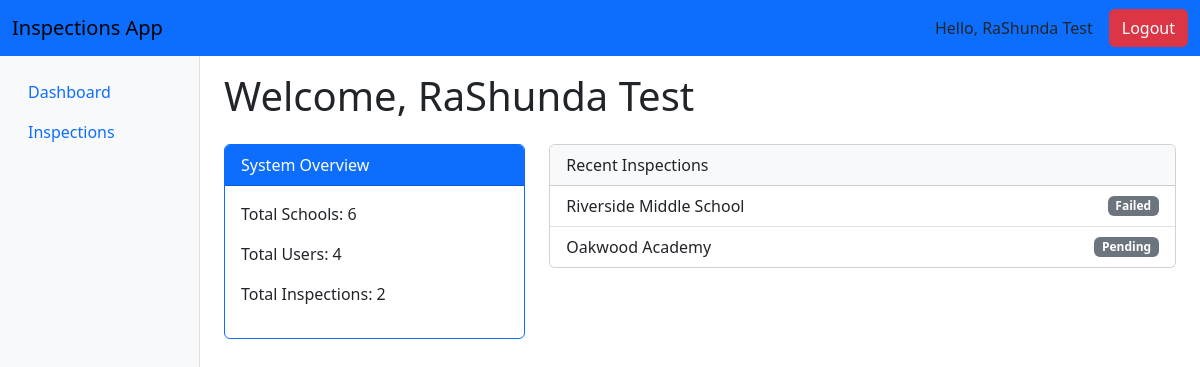
Before: /users/dashboard/ (signed in) with the older database file.
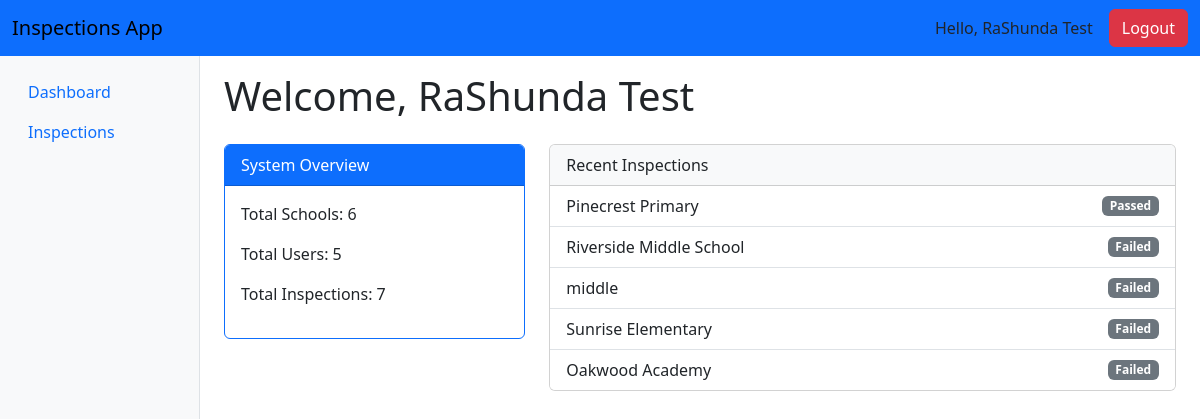
After: the same page with the newer database file.
### apps/inspections/models.py (models this page shows, shortened)
class Inspection(models.Model):
    class Status(models.TextChoices):
        PENDING = "PENDING", "Pending"
        COMPLETED = "COMPLETED", "Completed"
        FAILED = "FAILED", "Failed"
        PASSED = "PASSED", "Passed"
    school = models.ForeignKey(School, on_delete=models.CASCADE, related_name="inspections")
    inspector = models.ForeignKey(
        AppUser,
        on_delete=models.SET_NULL,
        null=True,
        blank=True,
        related_name="inspections_as_inspector",
        limit_choices_to={'role': AppUser.Role.INSPECTOR}
    )
    manager = models.ForeignKey(
        AppUser,
        on_delete=models.SET_NULL,
        null=True,
        blank=True,
        related_name="inspections_as_manager",
        limit_choices_to={'role': AppUser.Role.MANAGER}
    )
    checklist = models.ForeignKey(
        Checklist,
        on_delete=models.SET_NULL,
        null=True,
        blank=True,
        related_name="inspections"
    )
    date = models.DateField()
    status = models.CharField(max_length=20, choices=Status.choices, default=Status.PENDING)
    notes = models.TextField(blank=True, null=True)
    created_at = models.DateTimeField(auto_now_add=True)
    updated_at = models.DateTimeField(auto_now=True)
    class Meta:
        ordering = ['-date']
        verbose_name = "Inspection"
        verbose_name_plural = "Inspections"

### apps/schools/models.py (models this page shows, shortened)
class School(models.Model):
    name = models.CharField(max_length=255)
    address = models.CharField(max_length=255, blank=True, null=True)
    city = models.CharField(max_length=100, blank=True, null=True)
    state = models.CharField(max_length=100, blank=True, null=True)
    postal_code = models.CharField(max_length=10, blank=True, null=True)
    phone_number = models.CharField(max_length=10, blank=True, null=True)
    created_at = models.DateTimeField(auto_now_add=True)
    managers = models.ManyToManyField(
        AppUser,
        related_name="managed_schools",
        blank=True,
        limit_choices_to={'role': AppUser.Role.MANAGER}
    )
    kitchen_staff = models.ManyToManyField(
        AppUser,
        related_name="kitchen_schools",
        blank=True,
        limit_choices_to={'role': AppUser.Role.KITCHEN}
    )
    inspectors = models.ManyToManyField(
        AppUser,
        related_name="inspection_schools",
        blank=True,
        limit_choices_to={'role': AppUser.Role.INSPECTOR}
    )
    class Meta:
        verbose_name = "School"
        verbose_name_plural = "Schools"
        ordering = ['name']

### apps/users/views.py (the view, shortened to what this page needs)
# urls.py: path("dashboard/", views.dashboard, name="dashboard"),
@login_required
def dashboard(request):
    user = request.user.appuser
    role = user.role
    context = {"user": user}
    if role == AppUser.Role.ADMIN:
        total_schools = School.objects.count()
        total_users = AppUser.objects.count()
        total_inspections = Inspection.objects.count()
        recent_inspections = Inspection.objects.order_by("-date")[:5]
        context.update({
            "total_schools": total_schools,
            "total_users": total_users,
            "total_inspections": total_inspections,
            "recent_inspections": recent_inspections,
        })
        template = "users/admin_dashboard.html"
    return render(request, template, context)

### apps/users/models.py (called while the page is built)
    @property
    def full_name(self):
        return self.user.get_full_name()

### templates/users/admin_dashboard.html (shortened to what this page needs)
{% extends 'base.html' %}
{% block content %}
<div class="container-fluid">
  <h1 class="mb-4">Welcome, {{ user.full_name }}</h1>
  <div class="row">
    <div class="col-md-4">
      <div class="card border-primary mb-3">
        <div class="card-header bg-primary text-white">System Overview</div>
        <div class="card-body">
          <p>Total Schools: {{ total_schools|default:"—" }}</p>
          <p>Total Users: {{ total_users|default:"—" }}</p>
          <p>Total Inspections: {{ total_inspections|default:"—" }}</p>
        </div>
      </div>
    </div>
    <div class="col-md-8">
      <div class="card">
        <div class="card-header bg-light">Recent Inspections</div>
        <ul class="list-group list-group-flush">
          {% for inspection in recent_inspections %}
            <li class="list-group-item d-flex justify-content-between align-items-center">
              {{ inspection.school.name }}
              <span class="badge bg-secondary">{{ inspection.get_status_display }}</span>
            </li>
          {% empty %}
            <li class="list-group-item text-muted text-center">No inspections yet.</li>
          {% endfor %}
        </ul>
      </div>
    </div>
  </div>
</div>
{% endblock %}

Changed rows visible on the page:
added Inspection: school.name "Pinecrest Primary", status "Passed"
added Inspection: school.name "middle", status "Failed"
added Inspection: school.name "Sunrise Elementary", status "Failed"
changed Inspection "Oakwood Academy": status "Pending" → "Failed"
Other visible differences:
{{ total_users|default:"—" }}: "4" → "5"
{{ total_inspections|default:"—" }}: "2" → "7"
